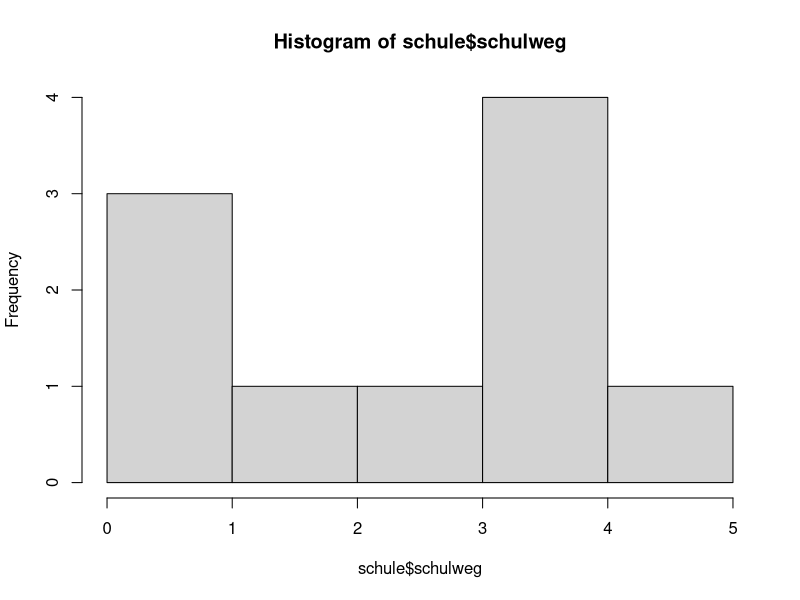

The R script that drew this image: (Note: this script raises an error after producing the figure.)
########### Auswertungen Kapitel 3 ##########

# Beispiel Schulweg von zehn Kindern - Werte eingeben und Datensatz erzeugen
schule <-data.frame( 
  i = c(1,2,3,4,5,6,7,8,9,10), 
  schulweg = c(0.5, 1.0, 1.0, 2.0, 2.2, 3.1, 3.4, 3.4, 4.0, 4.3), 
  name = c("Anke","Bert","Clara","Ingrid","Gert","Franka","Emilia","Hans","Jochen","Dieter"), 
  gruppe = as.factor (c("kurz","kurz","kurz","kurz","kurz","weit","weit","weit","weit", "weit")),
  schulbus =c(FALSE, FALSE, FALSE, TRUE, FALSE, FALSE, TRUE, TRUE, NA, TRUE))

# Datensatz wurde erzeugt
schule # zeigt den gerade erzeugten Datensatz schule an

# Eigenschaften des Datensatzes anzeigen

dim(schule) 
ls(schule)  
str(schule) 

head(schule) 
View(schule) 

# Variablentypen verstehen

str(schule)

# •	num – Numerische Variablen mit numerischen Werten, also ausschließlich 
# Zahlen, werden in diesem variablen Format gespeichert. Da es sich um Zahlen 
# handelt, lassen sich viele Rechenoperationen direkt durchführen.

# •	chr – Textvariablen beinhalten unterschiedliche Textzeichen. Das kann unter-
# schiedliche Kombinationen von Textzeichen, einschließlich Zahlen, umfassen. 
# Das reicht von einzelnen Buchstaben oder Angaben, bis hin zu ganzen 
# Textpassagen. Hierbei ist zu beachten, dass Zahlenwerte, die so als Text 
# gespeichert werden, nicht direkt für etwaige Rechenoperationen benutzbar sind.

# •	Factor – Faktorvariablen beinhalten nur definierte Ausprägungen (levels), 
# die die Variable annehmen kann. Hierbei handelt es sich um nominale oder
# ordinale Variablen, für die eine begrenzte Anzahl von bestimmten Ausprägungen 
# vorliegt und die mithilfe der Faktorvariable entsprechend in Analysen direkt 
# einbezogen werden können.

# •	logi – Logische Variablen, abgekürzt logi, bezeichnet Variablen, die nur die 
# Ausprägungen Wahr (TRUE) oder Falsch (FALSE) aufweisen. Beispielsweise lässt 
# sich so festhalten, ob für jeden Fall im Datensatz eine Ausprägung vorliegt 
# oder nicht. Für spätere, komplexere Analysen kann diese Form der Angabe 
# praktisch sein und ermöglicht teilweise auch die Anwendung von Rechenoperationen.

# Einzelne Variablen ansehen

schule$schulweg
schule$name
schule$gruppe

table(schule$schulweg)
table(schule$gruppe)   

hist(schule$schulweg)  
hist(schule$name) 

# Einfach Kennwerte berechnen
min(schule$schulweg)    
max(schule$schulweg)  
sum(schule$schulweg)  # Summer aller Werte der Variable
mean(schule$schulweg) # Mittelwert der Variable berechnen

# Häufigkeitstabelle
# install.packages("sjmisc") # installiert Paket sjmisc lokal, nur beim ersten Mal
library(sjmisc) 
frq(schule$schulweg)

frq(schule$gruppe)   
frq(schule$schulbus) 
frq(schule$name)     

summary(schule)

# Übung 

# Beispieldatensatz zehn Unternehmen mit Beschäftigen
unternehmen <-data.frame( 
  i = c(1,2,3,4,5,6,7,8,9,10), 
  beschaeftigte = c(156, 35, 13, 423, 1545, 128, 18, 24, 876, 11), 
  firmenname = c("Metall Maier", "ITComplete", "CNC Expert", "S&P Beratung", "Ventile Gruber", "Steuerbüro Max", "WindEnergy", "PersonalFlex", "XScrews", "ServerCare"), 
  branche = as.factor(c("Industrie" ,"Dienstl.", "Industrie" ,"Dienstl.",        "Industrie", "Dienstl.", "Industrie", "Dienstl.", "Industrie", "Dienstl.")),
  betriebsrat =c(TRUE, FALSE, FALSE, TRUE, TRUE, FALSE, TRUE, NA, TRUE, FALSE))

# Ergebnis prüfen!
unternehmen
